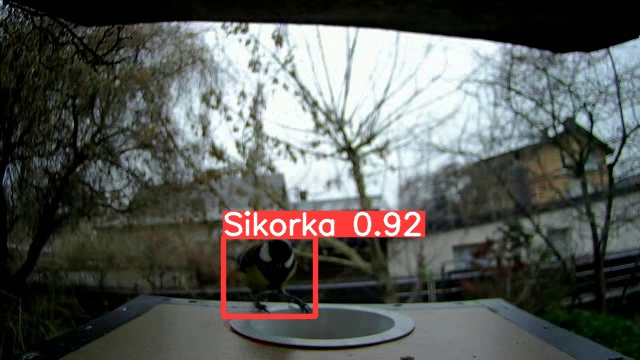
#> input picture website/detections/detekcje/1.jpg, 640 x 360 px, given in place of the camera
$ python pic_cap.py   (older library calls are emulated)
#> lines starting #> are read from the running program, lines starting #| are printed output that depends on the picture
import cv2, time, pandas
from datetime import datetime
import matplotlib.pyplot as plt
import os
import numpy as np

data_for_graph = []
img_num = 0
path = 'F:\\zzzz STUDIA\\sem6\\projekt dyplomowy  inz\\motion_detection_for_capturing_bird_pics\\'

take_pics = [0,0]

vid = cv2.VideoCapture(0)

ret, prev_pic = vid.read()
#> prev_pic is the input picture: shape (360, 640, 3); mean B, G, R 87.6, 90.9, 89.3
prev_pic = cv2.resize(prev_pic, (640,360))

def save_sharpest():
    images = []
    gray = []
    gradient_x = []
    gradient_y = []
    sharpness = []
    for i in range(5):
        images.append(cv2.imread(os.path.join(path ,f'{take_pics[1]}\\{img_num-5+i}.jpg')))
        gray.append(cv2.cvtColor(images[i], cv2.COLOR_BGR2GRAY))
        gradient_x.append(cv2.Sobel(gray[i], cv2.CV_64F, 1, 0, ksize=3))
        gradient_y.append(cv2.Sobel(gray[i], cv2.CV_64F, 0, 1, ksize=3))
        sharpness.append(np.sqrt(gradient_x[i]**2 + gradient_y[i]**2).mean())

    max_sharpness_index = 0
    max_sharpness = sharpness[0]
    for i in range(5):
        if max_sharpness<sharpness[i]:
            max_sharpness = sharpness[i]
            max_sharpness_index = i

    cv2.imwrite(os.path.join(path , f'sharp\\{img_num-5+max_sharpness_index}.jpg'), images[max_sharpness_index])
    return


while(True):
    ret, frame = vid.read()
    frame = cv2.resize(frame, (640,360))
    cv2.imshow('1', frame)
    diff = cv2.absdiff(prev_pic, frame)
#> diff: shape (360, 640, 3); every value is 0
    cv2.imshow('2', diff)
    gray_diff = cv2.cvtColor(diff, cv2.COLOR_BGR2GRAY)
#> gray_diff: shape (360, 640); every value is 0
    cv2.imshow('3', gray_diff)
    thresh_diff = cv2.threshold(gray_diff, 15, 255, cv2.THRESH_BINARY)[1]
    cv2.imshow('4', thresh_diff)

    total_pixels = prev_pic.shape[0] * prev_pic.shape[1] * 1.0
#> total_pixels = 230400
    diff_on_pixels = cv2.countNonZero(thresh_diff) * 1.0
#> diff_on_pixels = 0
    difference_measure = diff_on_pixels / total_pixels
#> difference_measure = 0

    data_for_graph.append(difference_measure)

    if take_pics[0] > 0:
        print(take_pics)
        cv2.imwrite(os.path.join(path , f'{take_pics[1]}\\{img_num}.jpg'), frame)
        take_pics[0] -= 1
        img_num += 1
        if take_pics[0] == 0:
            time.sleep(1)
            ret, frame = vid.read()
            frame = cv2.resize(frame, (640,360))
            save_sharpest()
    else:
        take_pics[0] = 4
        img_num += 1
        if (difference_measure > .2):
            take_pics[1] = 20
        elif (difference_measure > .15):
            take_pics[1] = 15
        elif (difference_measure > .10):
            take_pics[1] = 10
        elif (difference_measure > .05):
            take_pics[1] = 5
    prev_pic = frame

    if cv2.waitKey(1) & 0xFF == ord('q'):
#> (key q is pressed here)
        x = range(len(data_for_graph))
        y = data_for_graph
#> y = [0]
        plt.plot(x, y)
        plt.xlabel('x - axis')
        plt.ylabel('y - axis')
        plt.show()
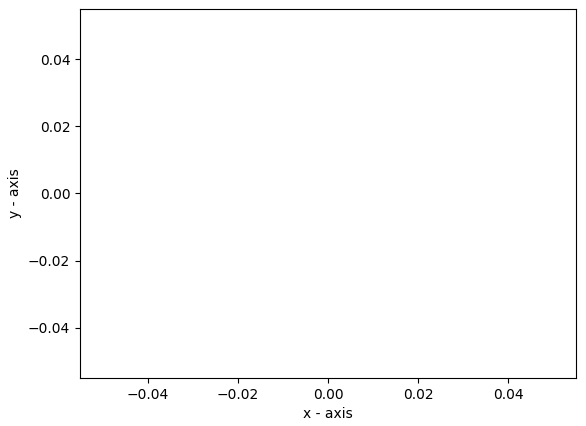
#> figure drawn by matplotlib, 1 panel

        with open('plik.txt', 'w') as f:
            for line in data_for_graph:
                f.write(f"{line}\n")
#> this loop made 1 pass
        break
    time.sleep(0.2)

vid.release()
cv2.destroyAllWindows()
